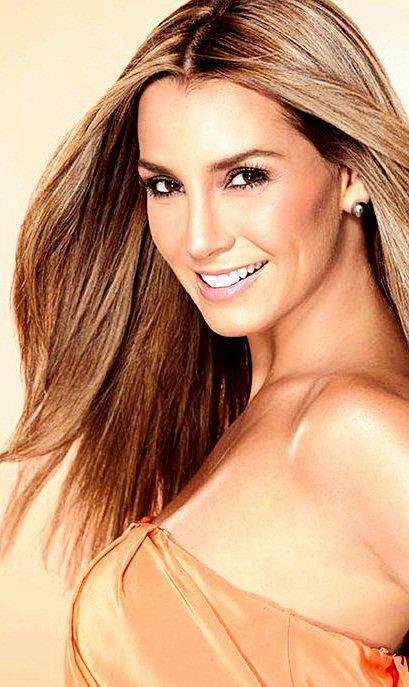
#> input picture DeepLearningStudy/day_05/3.jpg, 409 x 687 px, found by its file name
$ python morphology.py
#> lines starting #> are read from the running program, lines starting #| are printed output that depends on the picture
# 图片形态学

import cv2 as cv

img1 = cv.imread("3.jpg")
#> img1 is the input picture: shape (687, 409, 3); mean B, G, R 120.4, 154.1, 202.3

kernel = cv.getStructuringElement(cv.MORPH_RECT, (3, 3))
imge = cv.erode(img1, kernel)
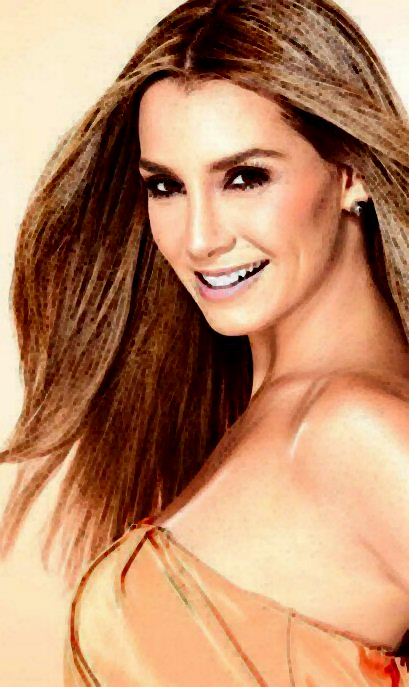
#> imge: shape (687, 409, 3); mean B, G, R 104.8, 137.7, 186.2
imgd = cv.dilate(img1, kernel)
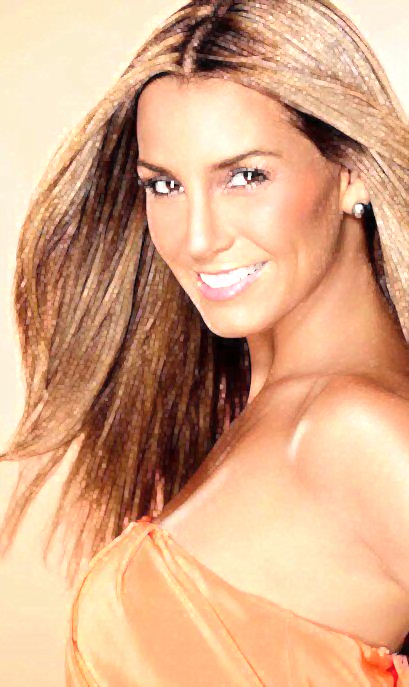
#> imgd: shape (687, 409, 3); mean B, G, R 136.5, 170.6, 217.5

sub = cv.subtract(imgd, imge)
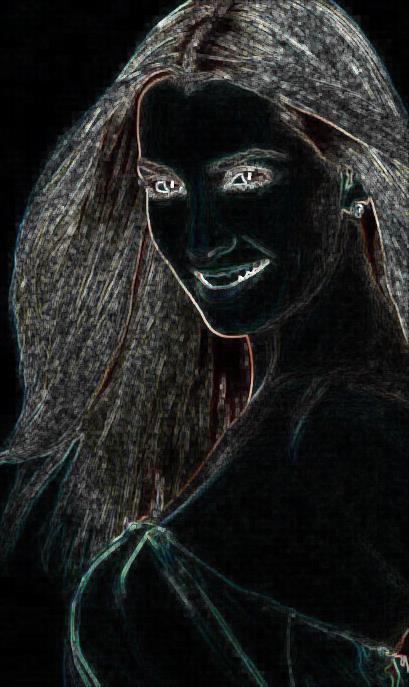
#> sub: shape (687, 409, 3); mean B, G, R 31.7, 32.8, 31.3

cv.imshow("img1", img1)
cv.imshow("imge", imge)
cv.imshow("imgd", imgd)
cv.imshow("sub", sub)
cv.waitKey(0)

$ run again, with DeepLearningStudy/day_05/0.jpg copied over DeepLearningStudy/day_05/3.jpg
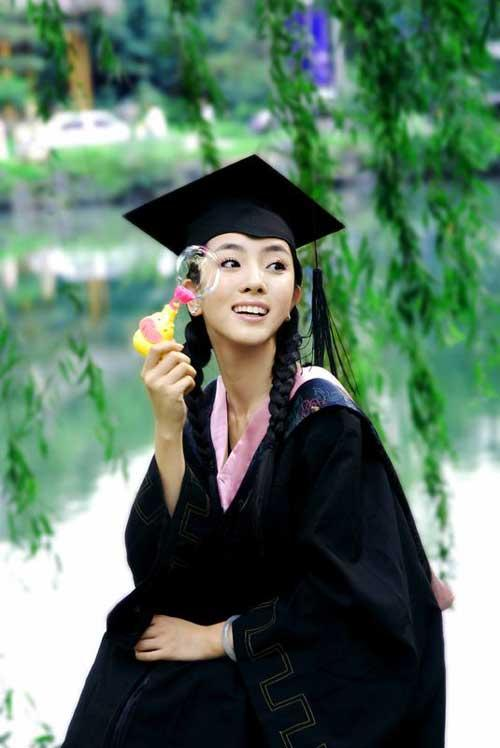
#> input picture DeepLearningStudy/day_05/0.jpg, 500 x 748 px, found by its file name
#> img1 is the input picture: shape (748, 500, 3); mean B, G, R 99.5, 116.3, 91.6
#> `imgd = cv.dilate(img1, kernel)`:
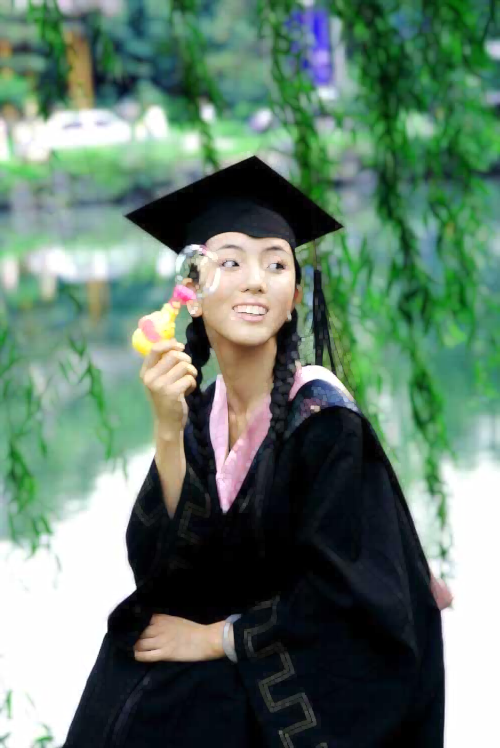
#> imgd: shape (748, 500, 3); mean B, G, R 107.2, 123.1, 99
#> `sub = cv.subtract(imgd, imge)`:
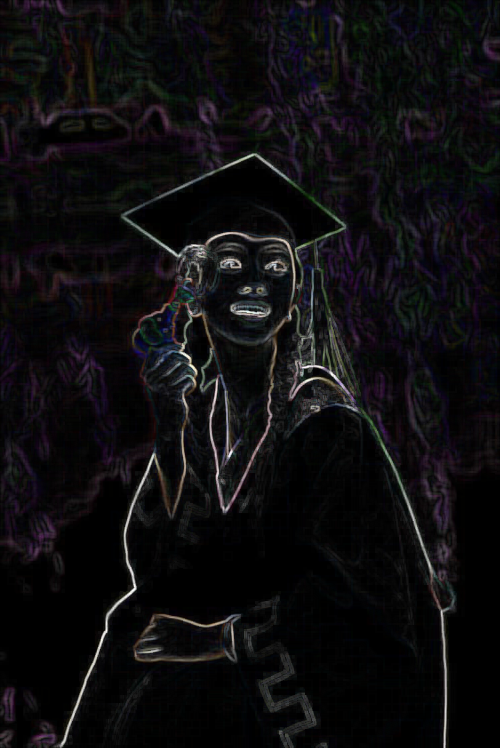
#> sub: shape (748, 500, 3); mean B, G, R 15.3, 13.6, 14.7

$ run again, with DeepLearningStudy/day_05/1.jpg copied over DeepLearningStudy/day_05/3.jpg
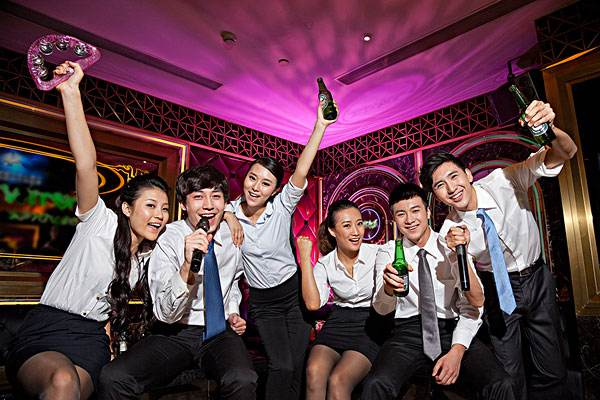
#> input picture DeepLearningStudy/day_05/1.jpg, 600 x 400 px, found by its file name
#> img1 is the input picture: shape (400, 600, 3); mean B, G, R 74.7, 62.9, 96.9
#> `imgd = cv.dilate(img1, kernel)`:
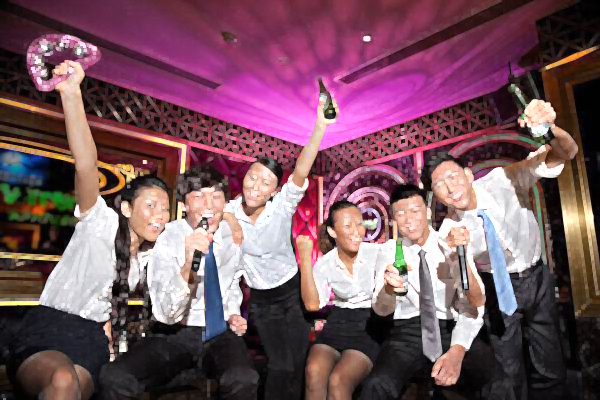
#> imgd: shape (400, 600, 3); mean B, G, R 96.8, 85, 120.3
#> `sub = cv.subtract(imgd, imge)`:
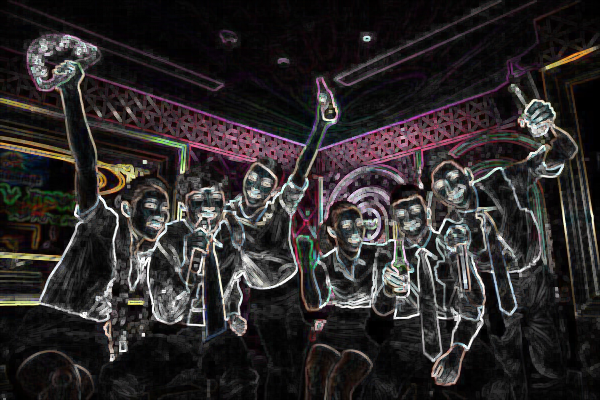
#> sub: shape (400, 600, 3); mean B, G, R 42.1, 41.7, 45.7

$ run again, with DeepLearningStudy/day_05/10.jpg copied over DeepLearningStudy/day_05/3.jpg
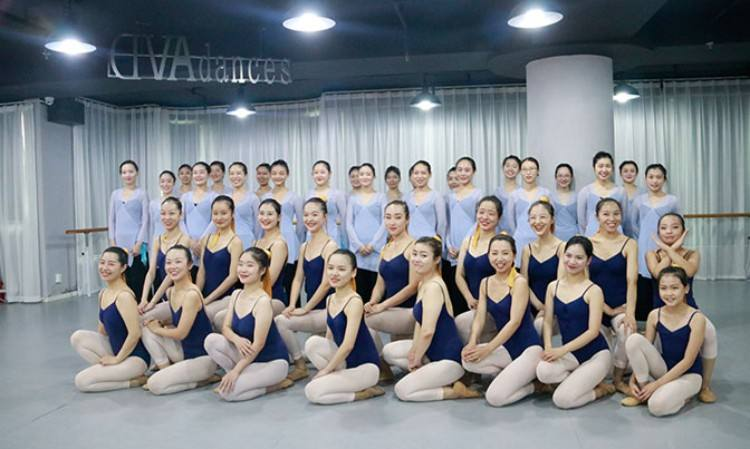
#> input picture DeepLearningStudy/day_05/10.jpg, 750 x 449 px, found by its file name
#> img1 is the input picture: shape (449, 750, 3); mean B, G, R 135.7, 131.3, 127.1
#> `imge = cv.erode(img1, kernel)`:
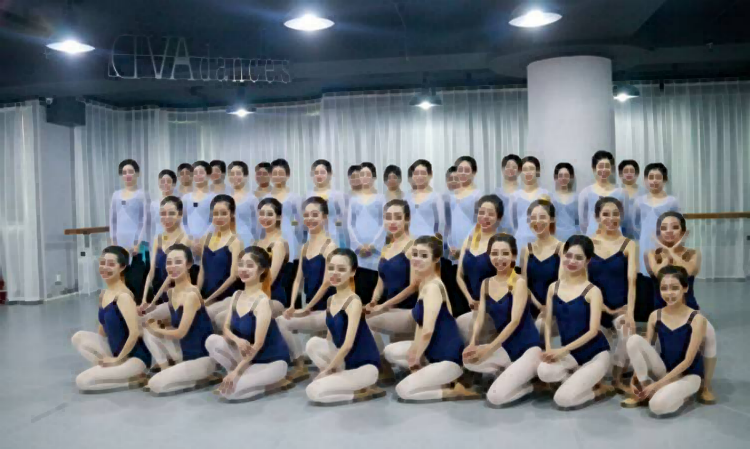
#> imge: shape (449, 750, 3); mean B, G, R 123.3, 118.9, 114.4
#> `sub = cv.subtract(imgd, imge)`:
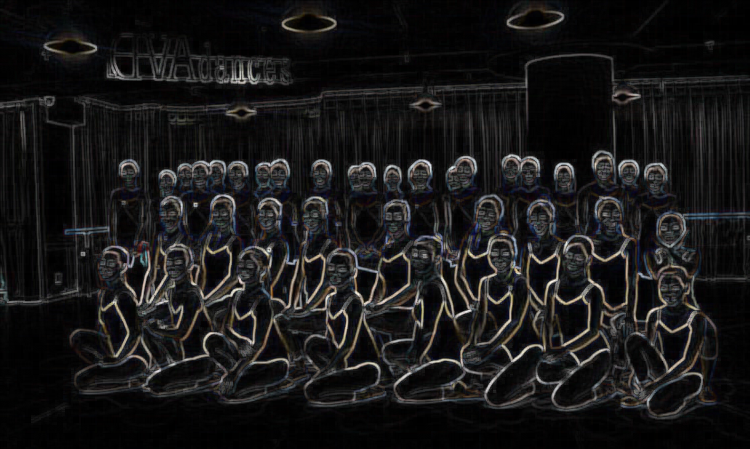
#> sub: shape (449, 750, 3); mean B, G, R 24.4, 24.2, 24.8
